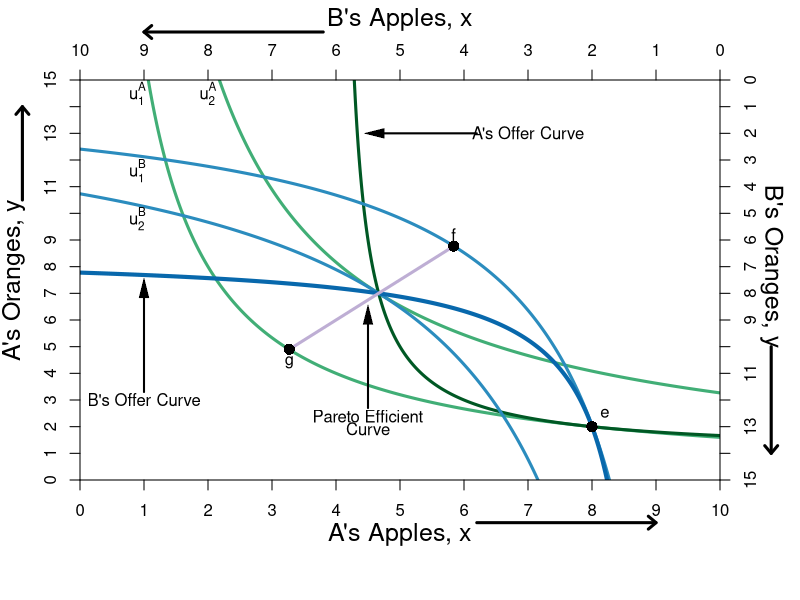

The R script that drew this image:
#Graph Designer: Simon Halliday & Madeleine Wettach '20
#Authors: Bowles, Foley and Halliday
#Title: Microeconomics: Competition, Conflict and Coordination

#require(ggplot2)
require(shape)
pdf(file = "property/step_by_step_graphs_5/property_walras1_step4.pdf", width = 9, height = 7)

#Set parameters for graphics
axislabelsize <- 1.5
graphlinewidth <- 3

COL <- c("#7fc97f", "#beaed4", "#fdc086", "#ffff99", "#386cb0", "#f0027f", "#bf5b17", "#666666")
COLA <- c("#99d8c9","#66c2a4","#41ae76", "#238b45", "#005824")
COLB <- c("#4eb3d3", "#2b8cbe", "#0868ac","#084081")


indiffcurveA1 <- function(x, U = 4, A = 1, a = 0.5) {
  ((((U-2)/A)*(1/x)^a)^(1/(1-a)))
}

indiffcurveA2 <- function(x, U = 4, A = 1, a = 0.5) {
  (((U/A)*(1/x)^a)^(1/(1-a)))
}

indiffcurveA3 <- function(x, U = 5.715476, A = 1, a = 0.5) {
  (((U/A)*(1/x)^a)^(1/(1-a)))
}

indiffcurveA4 <- function(x, U = 6.984164, A = 1, a = 0.5) {
  ((((U)/A)*(1/x)^a)^(1/(1-a)))
}

paretoEC <- function(x) {
  (3/2)*x
}

OfferCurveA <- function(x) {
  x/(x  - 4)
}

mrsplot <- function(x) {
  (13/2)*(x/(9-x)^2)
}

OfferCurveB <- function(x) {
  15 - (13/2)*(10 - x)/(9 - x)
}

WalrasPrice <- function(x) {
  14 - (3/2)*x
}

#Deriving the offer curves: let py = 1
#wA = 8px + 2py = 8px + 2; Demand: x = w/2px => x = 4 + 1/px => px = 1/(x - 4)
#Offer curve is y = px*x => (1/(x-4))*x = x/(x-4) defined for x neq 4
#wA = 2px + 13py = 2px + 13; Demand: x = w/2px => x = 1 + 13/2px => px = 13/2(x - 1)
#B's Offer curve is y = px*x => (13/2)(1/(x-1))*x = (13/2)(x/(x-1)
#Therefore in terms of yA and xA:
#15 - y = (13/2)*(10 - x)/(10 - x - 1)
#Therefore y = 15 - (13/2)*(10-x)/(9 - x) defined for x neq 9
#The tangency of the indifference curve and the offer curve gives mrsplot
#Where mrsplot equals that offer curve, we get x = (3/17)*(51 - sqrt(221)) = 6.376576; 
#So y = 6.022321; therefore u = (6.376576^0.5)*(6.022321^0.5)

indiffcurveBneg1 <- function(x, U = 5.09, A = 1, a = 0.5) {
  15 - (((U/A)*(1/(10 - x))^a)^(1/(1-a)))
}

indiffcurveBneg2 <- function(x, U = 6.531973, A = 1, a = 0.5) {
  15 - (((U/A)*(1/(10 - x))^a)^(1/(1-a)))
}

#Aisha happens to have found 8 apples and 2 oranges, 
#and Betty happens to have found 2 apples and 13 oranges. 
#Aisha's utility (8^0.5)*(2^0.5) = 4
#Betty's utility (2^0.5)*(13^0.5) = 5.09



par(mar =  c(6, 4, 4, 4))
xlims <- c(0, 10)
ylims <- c(0, 15)
xlims2 <- c(10, 0)
ylims2 <- c(15, 0)

plot(0, 0, xlim = xlims, ylim = ylims, type = "n",
     xlab = expression(paste("A's Apples, ", x)),
     ylab = expression(paste("A's Oranges, ", y)), 
     line = 2.5,
     xaxt = "n", 
     yaxt = "n", 
     cex.lab = axislabelsize, 
     bty = "n",
     xaxs="i", 
     yaxs="i")


npts <- 500 
npts2 <- 501

#Specify the sequences of points for graphing. 
xx1 <- seq(xlims[1], xlims[2], length.out = npts)
yy1 <- indiffcurveA2(xx1, U = 4, A = 1, a = 0.5)
yy2 <- indiffcurveA2(xx1)

#Polygon Attempt
#polygon(x = c(1.34, 6, 8, 10 - 6.73), y = c(12, 9, 2, 15 - 10.1), col="powderblue", density=NULL, border = NA)

#I need something like xx1 with npts for 
#xpoly1 <- seq(from = 1.34, to = 8, length.out = 500)
#ypoly1 <- indiffcurveA2(xpoly1, U = 4, A = 1, a = 0.5)
#ypoly2 <- indiffcurveBneg(xpoly1, U = 5.09, A = 1, a = 0.5)
#polygon(x = c(xpoly1, rev(xpoly1)), y = c(ypoly1, rev(ypoly2)), col=COL[3], density=NULL, border = NA)
xx2 <- seq(4, xlims[2], length.out = npts)
xx3 <- seq(xlims[1], 9, length.out = npts)

#Draw the lines for the graphs
#lines(xx1, indiffcurveA1(xx1), col = COLA[3], lwd = graphlinewidth)
lines(xx1, indiffcurveA2(xx1), col = COLA[3], lwd = graphlinewidth)
lines(xx1, indiffcurveA3(xx1), col = COLA[3], lwd = graphlinewidth)
#lines(xx1, indiffcurveA4(xx1), col = COLA[3], lwd = graphlinewidth)
#lines(xx1, paretoEC(xx1), col = COL[2], lwd = graphlinewidth)
lines(xx2, OfferCurveA(xx2), col = COLA[5], lwd = graphlinewidth)

#lines(xx1, mrsplot(xx1), col = COL[1], lwd = graphlinewidth)
lines(xx1, indiffcurveBneg1(xx1), col = COLB[2], lwd = graphlinewidth)
lines(xx1, indiffcurveBneg2(xx1), col = COLB[2], lwd = graphlinewidth)

lines(xx3, OfferCurveB(xx3), col = COLB[3], lwd = graphlinewidth+1)
##lines(xx1, WalrasPrice(xx1), col = COL[8], lwd = graphlinewidth)

#Customize ticks and labels for the plot
ticksy <- seq(from = 0, to = 15, by = 1)
ylabels <- seq(from = 0, to = 15, by = 1)
ticksx <- seq(from = 0, to = 10, by = 1)
xlabels <- seq(from = 0, to = 10, by = 1)
axis(1, at = ticksx, pos = 0, labels = xlabels)
axis(2, at = ticksy, pos = 0, labels = ylabels, las = 0)

#Add arrows:
arrows(-0.9, 10.5, -0.9, 14, xpd = TRUE, length = 0.1, angle = 40, lwd = 3)
arrows(6.2, -1.6, 9, -1.6, xpd = TRUE, length = 0.1, angle = 40, lwd = 3)

#Annotation of the three graphs and the NE
#text(9.6, 0.9, expression(u[1]^A))
text(0.9, 14.5, expression(u[1]^A))
text(2, 14.5, expression(u[2]^A))
#text(9.6, 5.9, expression(u[4]^A))

#Perhaps useful point to label the unused intersection of the participation constraints
#points(1.34, 12, pch = 16, col = "black", cex = 1.5)



#Pareto efficiency curve
segments(3.27, 4.9, 5.84, 8.77, lty = 1, lwd = graphlinewidth, col = COL[2])
text(4.5, 2.4, expression("Pareto Efficient"))
text(4.5, 1.9, expression("Curve"))
Arrows(4.5, 2.7, 4.5, 6.2, col = "black", lty = 1, lwd = 2, arr.type = "triangle", arr.lwd = 0.5)

#Label B's offer curve
text(1, 3, expression("B's Offer Curve"))
Arrows(1, 3.3, 1, 7.2, col = "black", lty = 1, lwd = 2, arr.type = "triangle", arr.lwd = 0.5)

# Price Line
text(7, 13, expression(paste("A's Offer Curve")))
Arrows(6.2, 13, 4.6, 13, col = "black", lty = 1, lwd = 2, arr.type = "triangle", arr.lwd = 0.5)


#Walrasian Price Line
##text(8.8, 5.5, expression(paste("Walrasian Price Line")))
##text(8.8, 5, expression(paste("Slope", phantom()==-p[w])))
##Arrows(8.8, 4.8, 8.8, 1.2, col = "black", lty = 1, lwd = 2, arr.type = "triangle", arr.lwd = 0.5)


#Add a point for the initial endowment
##points(14/3, 7, pch = 16, col = "black", cex = 1.5)
##text(4.75, 7.5, expression(w))

#Set up second axes and labels

par(new = TRUE)

#Use the same x and ylims as previously, but with locations switched
xlims2 <- c(10, 0)
ylims2 <- c(15, 0)

#Leave the ylab and xlab blank to ensure no axes titles
plot(0, 0, xlim = xlims2, ylim = ylims2, type = "n",
     xlab = expression(paste("")),
     ylab = expression(paste("")),
     xaxt = "n", 
     yaxt = "n", 
     cex.lab = 1.3, 
     bty = "n",
     xaxs="i", 
     yaxs="i")

#Set up axes at sides 3 and 4 (top and right)
axis(side = 3, at = ticksx, pos = 0, labels = xlabels)
axis(side = 4, at = ticksy, pos = 0, labels = ylabels, las = 0)
mtext("B's Apples, x", side=3, line = 2.5, cex = axislabelsize)
text(-0.8, 7, expression(paste("B's Oranges, y")), xpd = TRUE, cex = axislabelsize, srt = 270) 

#Add arrows:
arrows(-0.8, 10, -0.8, 14, xpd = TRUE, length=0.1,angle=40,lwd=3)
arrows(6.2, -1.8, 9, -1.8, xpd = TRUE, length=0.1,angle=40,lwd=3)


#Functions for B's indifference curves
indiffcurveB1 <- function(x, U = 5.09, A = 1, a = 0.5) {
  ((((U-2)/A)*(1/x)^a)^(1/(1-a)))
}

indiffcurveB2 <- function(x, U = 5.09, A = 1, a = 0.5) {
  (((U/A)*(1/x)^a)^(1/(1-a)))
}

indiffcurveB3 <- function(x, U = 5.703502, A = 1, a = 0.5) {
  ((((U)/A)*(1/x)^a)^(1/(1-a)))
}

indiffcurveB4 <- function(x, U = 8.244574, A = 1, a = 0.5) {
  ((((U)/A)*(1/x)^a)^(1/(1-a)))
}




#lines(xx1, indiffcurveB1(xx1), col = COLB[3], lwd = graphlinewidth)
#lines(xx1, indiffcurveB2(xx1), col = COLB[3], lwd = graphlinewidth)
#lines(xx1, indiffcurveB3(xx1), col = COLB[3], lwd = graphlinewidth)
#lines(xx1, indiffcurveB4(xx1), col = COLB[3], lwd = graphlinewidth)

#Label B's indifference curves
text(9.1, 3.4, expression(u[1]^B))
text(9.1, 5.2, expression(u[2]^B))
#text(9.1, 4.6, expression(u[3]^B))
#text(9.1, 8.2, expression(u[4]^B))

#Add a point for the initial endowment
points(2, 13, pch = 16, col = "black", cex = 1.5)
text(1.8, 12.5, expression(e))




#Label a point on the middle of the curve
#points(5, 7.5, pch = 16, col = "black", cex = 1.5)
#text(5, 7, expression(i))

#(5^0.5)*(7.5^0.5) = 6.123724

#Add point for comparison to participation constraint
#points(6.2, 1.55, pch = 16, col = "black", cex = 1.5)
#text(6.1, 1.2, expression(d))


#Calculate TIOLI power allocation for B
#mrs(x,y) => pareto efficient curve is (3/2)x = y
#A's initital utility is 4 = u(8,2) = (8^0.5)*(2^0.5)
#Therefore substitute in the contract curve u_e^A = 4 = (x^A)^(0.5)(3/2*x^A)^0.5
# => x^A = 4/((3/2)^0.5) = 3.27 => x^B = 6.73
# => y^A = 3/2(x^A) = 4.9 => y^B = 10.1

#Add point g for B's TIOLI power
points(6.73, 10.1, pch = 16, col = "black", cex = 1.5)
text(6.73, 10.6, expression(g))

#Calculate TIOLI power allocation for A
#mrs(x,y) => pareto efficient curve is (3/2)x = y
#A's initital utility is 4 = u(8,2) = (8^0.5)*(2^0.5)
#Therefore substitute in the contract curve u_e^A = 4 = (x^A)^(0.5)(3/2*x^A)^0.5
# => x^B = 5.09/((3/2)^0.5) = 4.16 => x^A = 5.84
# => y^B = 3/2(x^B) = 6.23 => y^A = 8.77 
#=> u^A = (5.84^0.5)*(8.77^0.5) = 7.156591
#Add point f for A's TIOLI power
points(4.16, 6.23, pch = 16, col = "black", cex = 1.5)
text(4.16, 5.8, expression(f))


#Annotating B's endowment
##text(1.8, 12.5, expression(e))

#Annotating a point that is a Pareto improvement over e.
#points(3.623424, 8.977679, pch = 16, col = "black", cex = 1.5)
#text(3.623424, 8.4, expression(h))
#(2.94^0.5)*(12.76^0.5)

#Label Pareto Improving Lens
#text(7, 5, expression(paste("Pareto-Improving Lens")))

dev.off()
